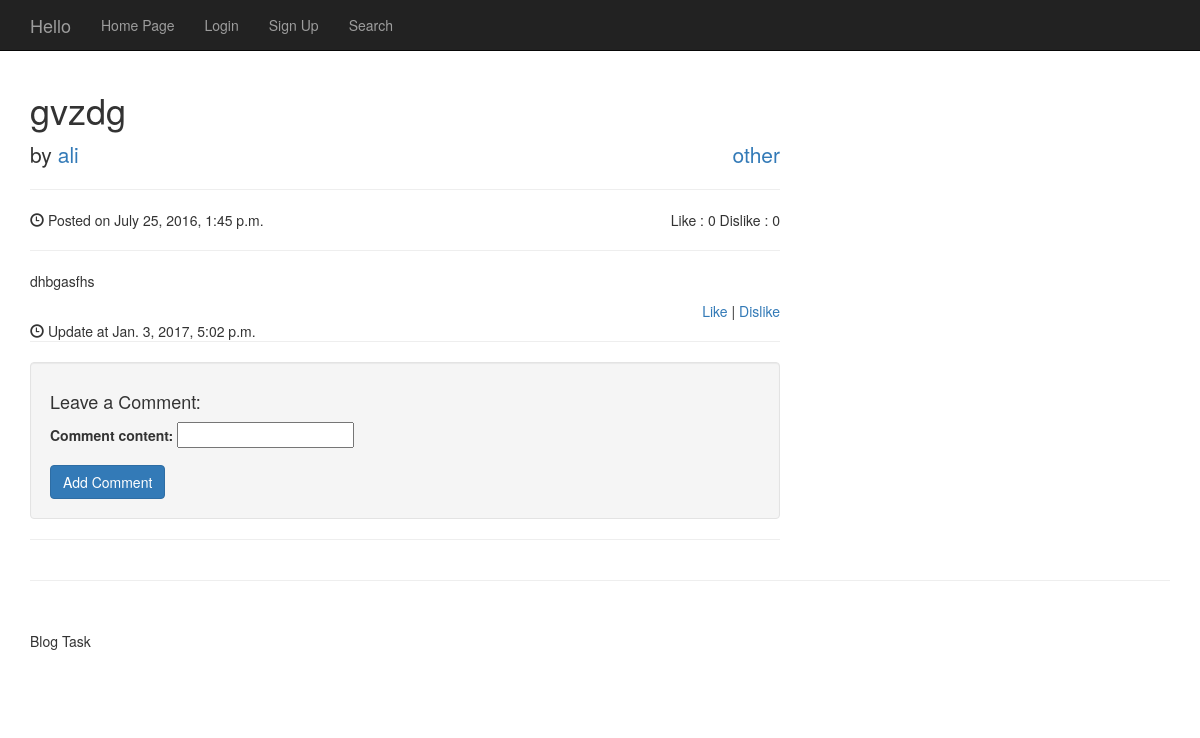
Screenshot of /category/32/post/70/ with the database file from the repository.
### TaskBlogApp/models.py (models this page shows, shortened)
@python_2_unicode_compatible
class Post(models.Model):
    post_cat = models.ForeignKey(Category)
    post_author = models.ForeignKey(User)
    post_title = models.CharField(max_length=70)
    post_content = models.TextField()
    post_createdAt = models.DateTimeField(auto_now_add=True, null=True, blank=True)
    post_updatedAd = models.DateTimeField(auto_now_add=False, default=datetime.now)
    post_like = models.IntegerField(default=0)
    post_dislike = models.IntegerField(default=0)

@python_2_unicode_compatible
class Category(models.Model):
    cat_title = models.CharField(max_length=70)

### TaskBlogApp/views.py (the view)
# urls.py: url(r'^category/(?P<id>[0-9]+)/post/(?P<pk>[0-9]+)/$', views.PostView.as_view(), name='post'),
class PostView(generic.View):
    template_name = 'post.html'
    def get(self, request, pk, id):
        comment_form = AddCommentForm()
        try:
            post = Post.objects.get(id=pk)
        except Post.DoesNotExist:
            post = None
        return render(request, 'post.html', {
            'post': post,
            'comment_form': comment_form,
            'comment_form_error': comment_form.errors})
    def post(self, request, pk, id):
        comment_form = AddCommentForm(request.POST)
        if comment_form.is_valid():
            if request.user.is_authenticated():
                post = Post.objects.get(id=pk)
                comment_form.save(commit=False)
                comment_form.instance.comment_author = request.user
                comment_form.instance.comment_post = post
                comment_form.save()
                return HttpResponseRedirect('/category/%s/post/%s/' % (id, pk))
            else:
                return HttpResponseRedirect('/login/')
        else:
            try:
                post = Post.objects.get(id=pk)
            except Post.DoesNotExist:
                post = None
            return render(request, 'post.html', {
                'post': post,
                'comment_form': comment_form,
                'comment_form_error': comment_form.errors})

### TaskBlogApp/forms.py
class AddCommentForm(forms.ModelForm):
    class Meta:
        model = Comment
        fields = {'comment_content'}

### templates/post.html (shortened to what this page needs)
<!DOCTYPE html>
<html lang="en">
<head>
    <link rel="stylesheet" href="https://maxcdn.bootstrapcdn.com/bootstrap/3.3.6/css/bootstrap.min.css" />
</head>
<body>
{% extends 'header.html' %}
{% block content %}
    <div class="container">
        <div class="row">
            <div class="col-lg-8">
                <h1>{{ post.post_title }}</h1>
                <p class="lead">
                    by <a href="{% url 'profile' post.post_author_id %}">{{ post.post_author }}</a>
                    <span style="float: right;"> <a href="{% url 'category' post.post_cat_id %}">{{ post.post_cat.cat_title }}</a></span>
                </p>
                <hr>
                <p><span class="glyphicon glyphicon-time"></span> Posted on {{ post.post_createdAt }}
                <span style="float: right">Like : {{ post.post_like }} Dislike : {{ post.post_dislike }}</span>
                </p>
                <hr>
                <p>{{ post.post_content }}</p>
                <div style="float: left">
                    <br><span class="glyphicon glyphicon-time"></span> Update at {{ post.post_updatedAd }}
                </div>
                <div style="text-align: right" style="float: left">
                    <a href="{% url 'like_post' post.post_cat_id post.pk %}">Like</a> |
                    <a href="{% url 'dislike_post' post.post_cat_id post.pk %}">Dislike</a></div>
                <hr>
                <div class="well">
                    <h4>Leave a Comment:</h4>
                    <form role="form" method="post">
                        <div class="form-group">
                            {{ comment_form.as_p }}
                        </div>
                        <button type="submit" class="btn btn-primary">Add Comment</button>
                    </form>
                </div>
                <hr>
            </div>
        </div>
        <hr>
        <footer>
            <div class="row">
                <div class="col-lg-12">
                    <p>Blog Task</p>
                </div>
            </div>
        </footer>
    </div>
{% endblock content %}

### templates/post.html (style rules this page uses)
body { padding-top: 70px; }
footer { margin: 50px 0; }

### rows the page displays
Post: post_title "gvzdg", post_author "ali", post_cat.cat_title "other", post_createdAt "July 25, 2016, 1:45 p.m.", post_like "0", post_dislike "0", post_content "dhbgasfhs", post_updatedAd "Jan. 3, 2017, 5:02 p.m."
